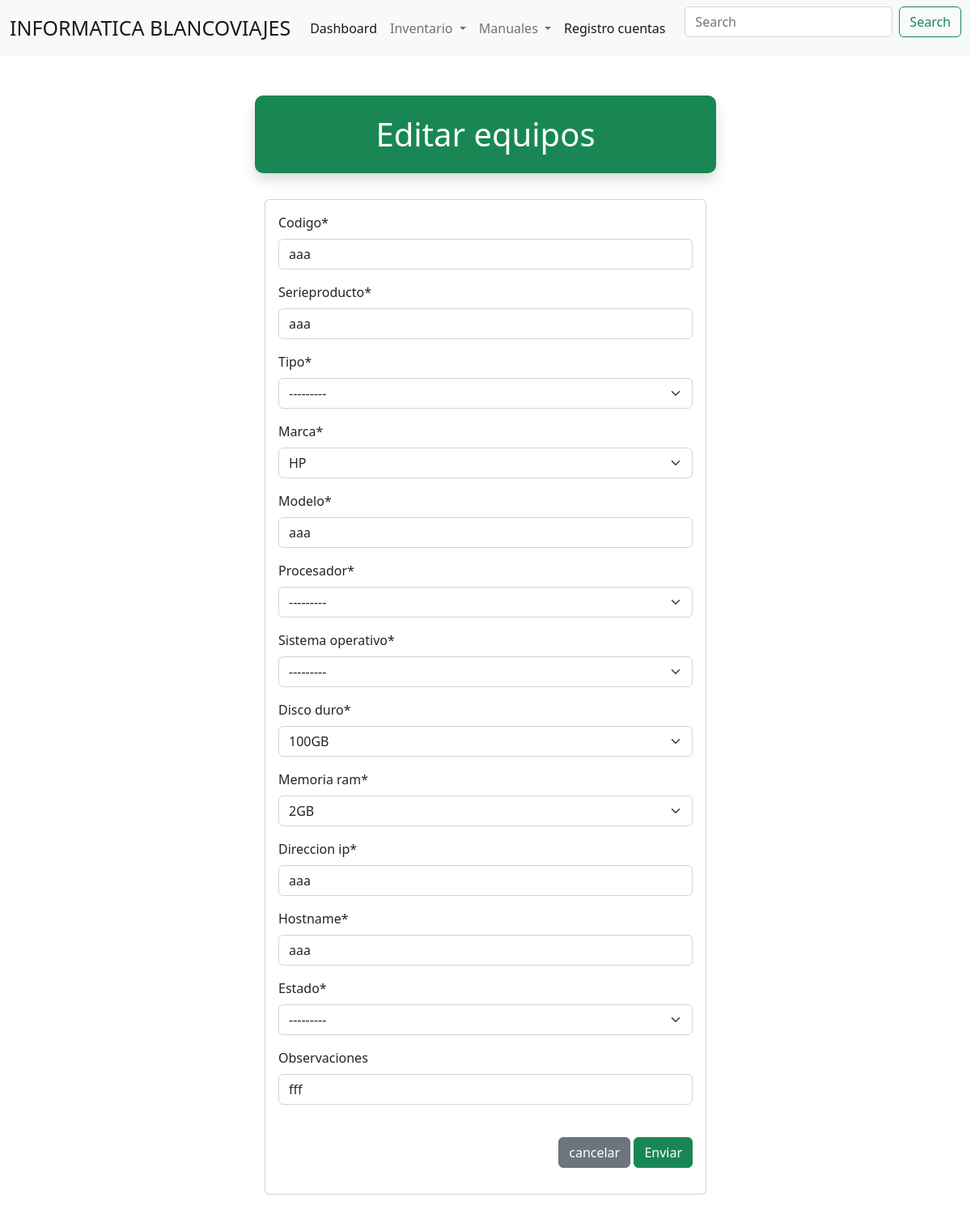
The page /modificarequipos/6/ on the database its author committed.
### inventarioTIPRO/models.py (models this page shows, shortened)
class Equipos(models.Model):
    codigo = models.CharField(max_length=100)
    serieproducto = models.CharField(max_length=100)
    tipo = models.CharField(max_length=50, choices=opcion_TIPO, null=True)
    marca = models.CharField(max_length=100, choices=opcion_MARCA)
    modelo = models.CharField(max_length=100)
    procesador = models.CharField(max_length=50, choices=opcion_PROCESADOR)
    sistema_operativo = models.CharField(max_length=100, choices=opcion_so)
    disco_duro = models.CharField(max_length=100, choices=opcion_HDD)
    memoria_ram = models.CharField(max_length=100, choices=opcion_RAM)
    direccion_ip = models.CharField(max_length=50)
    hostname = models.CharField(max_length=50, null=True)
    estado = models.CharField(max_length=100, choices=opcion_ESTADO)
    observaciones = models.CharField(max_length=150, blank=True)

### inventarioTIPRO/views.py (the view)
# urls.py: path('modificarequipos/<id>/', modificarequipos, name='modificarequipos'),
def modificarequipos(request, id):
    equipos = get_object_or_404(Equipos, id=id)
    data = {
        'form':EquiposForm(instance=equipos)
    }
    if request.method == 'POST':
        formulario = EquiposForm(data=request.POST, instance=equipos)
        if formulario.is_valid():
            formulario.save()
            return redirect(to="listarequipos")
        data["form"] = formulario
    return render(request, 'Equipos/modificarequipos.html', data)

### inventarioTIPRO/forms.py
class EquiposForm(forms.ModelForm):
    class Meta:
        model = Equipos
        fields = '__all__'

### inventarioTIPRO/templates/Equipos/modificarequipos.html (shortened to what this page needs)
{% include 'baseti.html' %}
{% load crispy_forms_tags %}
<div class="container py-4">
        <div class="row justify-content-center py-4">
            <h5 class="row col-sm-12 col-md-6 col-md-5 justify-content-center display-6 py-md-4 shadow" style="color: white; background-color: #198754; border-radius: 10px">Editar  equipos</h5>
        </div>
        <div class="row">
            <div class="col-12 col-md-6 offset-md-3">
                <div class="card">
                    <div class="card-body">
                        <form action="" method="post" autocomplete="on">
                            {{ form | crispy }}
                            <br>
                            <div class="d-flex justify-content-end">
                                <input type="reset" value="cancelar" class="btn btn-secondary">
                                <button class="btn btn-success" type="submit" id="btnenviar" value="modificar">Enviar</button>
                            </div>
                        </form>
                    </div>
                </div>
            </div>
        </div>
    </div>

### rows shown on the page
Equipos: codigo "aaa", serieproducto "aaa", tipo "---------", marca "HP", modelo "aaa", procesador "---------", sistema_operativo "---------", disco_duro "100GB", memoria_ram "2GB", direccion_ip "aaa", hostname "aaa", estado "---------", observaciones "fff"
